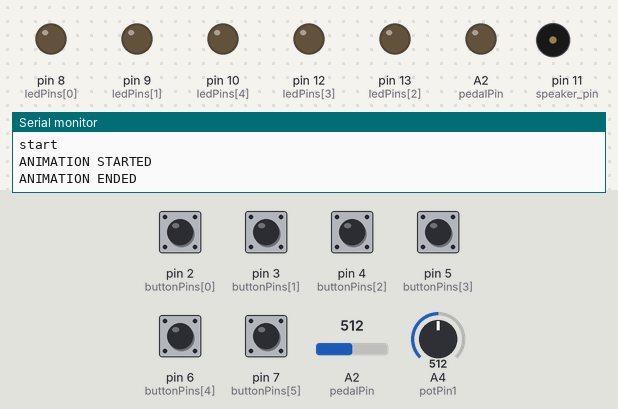
Simulated run of this sketch. Board: Arduino Uno, built with avr-gcc and run on an emulated ATmega328P. Shown: output pins drawn as LEDs (lit = HIGH), buzzer (waves = sounding, pin HIGH), the last lines printed to the serial monitor. Dashed ring = blinking. The inputs (shaded band) are chosen by the test bench; at power-on: pin 2 (buttonPins[0]), pin 3 (buttonPins[1]), pin 4 (buttonPins[2]), pin 5 (buttonPins[3]), pin 6 (buttonPins[4]), pin 7 (buttonPins[5]) LOW, A2 (pedalPin) = 512, A4 (potPin1) = 512.

Above: at 3.6 s.
3.7 s: pin 6 (buttonPins[4]) pulled HIGH for 0.15 s
At 4.8 s:
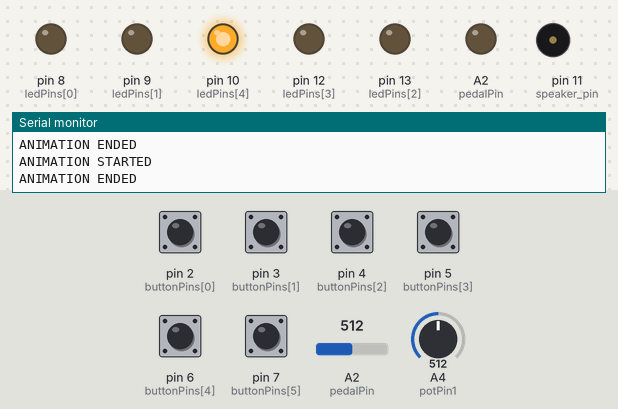
6.7 s: pin 3 (buttonPins[1]) pulled HIGH for 0.15 s
At 6.95 s:
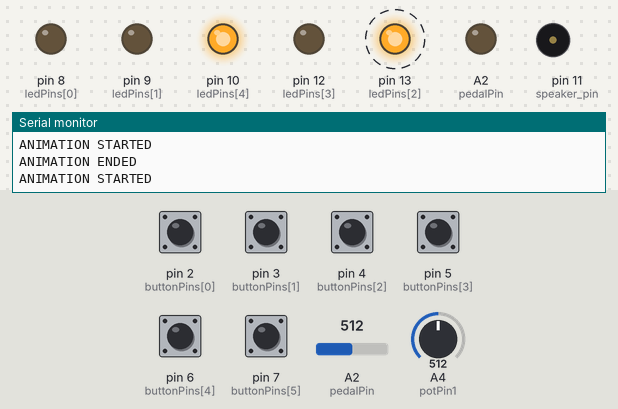
8.9 s: pin 7 (buttonPins[5]) pulled HIGH for 0.15 s
At 10.6 s:
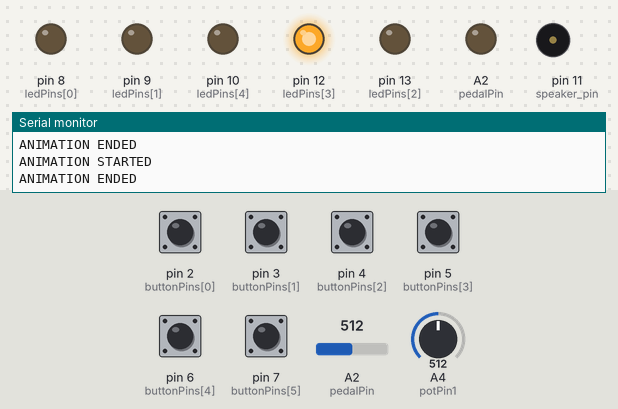
12.0 s: A2 (pedalPin) set to 155
15.0 s: pin 2 (buttonPins[0]) pulled HIGH for 0.15 s
At 17.9 s:
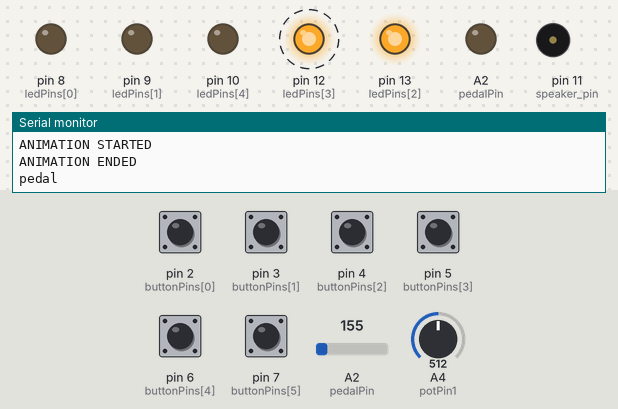
18.0 s: pin 4 (buttonPins[2]) pulled HIGH for 0.15 s
At 19.7 s:
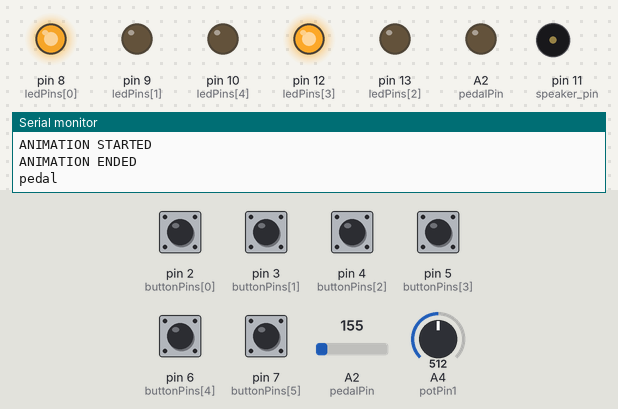
Timing chart, 0 to 27.4 s (numbered marks = the images above; inputs shaded):
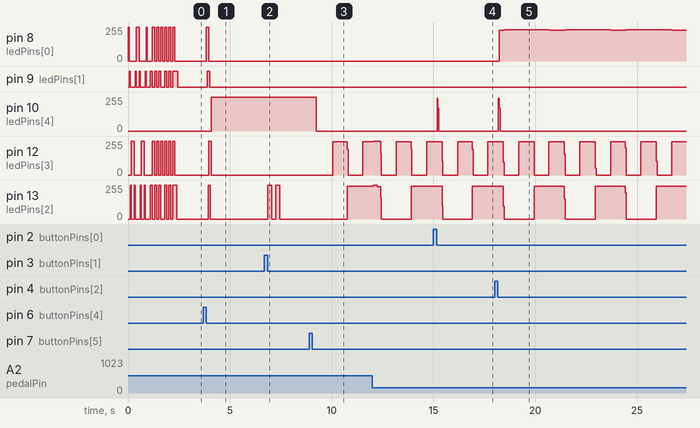

Measured:
- after the input at 3.7 s, pin 8 (ledPins[0]): 0/255 → 255/255 after 0.15 s, → 0/255 0.12 s later; pin 9 (ledPins[1]): LOW → HIGH after 0.19 s, → LOW 0.12 s later
- after the input at 6.7 s, pin 13 (ledPins[2]): alternates 255/255 for 0.20 s and 0/255 for 0.20 s, 4 changes in all, then stays 0/255, starting after 0.15 s
- after the input at 8.9 s, pin 10 (ledPins[4]): 255/255 → 0/255 after 0.35 s; pin 12 (ledPins[3]): 0/255 → 250/255 after 1.1 s, → 0/255 0.72 s later, → 250/255 0.76 s later; pin 13 (ledPins[2]): 0/255 → 246/255 after 1.9 s
- after the input at 15.0 s, pin 10 (ledPins[4]): 0/255 → 244/255 after 0.18 s, → 170/255 0.04 s later, → 0/255 0.04 s later
- after the input at 18.0 s, pin 8 (ledPins[0]): 0/255 → 230/255 after 0.23 s, then repeats every 3.0 s: 236/255 2.2 s, 230/255 0.76 s; pin 10 (ledPins[4]): 0/255 → 244/255 after 0.19 s, → 170/255 0.04 s later, → 0/255 0.04 s later

The sketch:

drum_sequencer.ino
```cpp
#define DEBUG false

short potPin0 = A0; // Potentiometer output connected to analog pin 0 (A0)
short potPin1 = A4; // Potentiometer output connected to analog pin 4 (A4)

short pedalPin = A2; // Foot pedal connected to analog pin 2 (A2)
boolean pedalState = LOW; // whether the pedal is pressed or not
const short analogButtonThreshold = 165;

short ledPins[] = {8, 9, 13, 12, 10}; // led 0, led 1, led 2, led 3, mode led
short buttonPins[] = {2, 3, 4, 5, 6, 7}; // BTN 0, BTN 1, BTN 2, BTN 3, FN BTN 0, FN BTN 1
boolean buttonStates[] = {LOW, LOW, LOW, LOW, LOW, LOW}; // whether a button is pressed or not

boolean sequence[4][8][16] = {};

// For editing mode (select the bar which is to be edited)
short barIndex = 0; // -1 < barIndex < 4
short instrumentIndex = 0; // -1 < instrumentIndex < 8
short patternIndex = 0; // -1 < patternIndex < 4

// For function mode LED blinking
boolean functionModeLedBlinkCurrentState = LOW;  // initial LED state is low
unsigned long functionModeLedBlinkPreviousState = 0;
const long functionModeLedBlinkInterval = 500;

// For playing
unsigned short bpm = 80; // 50 < bpm < 254
short currentBeatIndex = -1; // index of a beat in a measure (-1 < currentBeatIndex < 16)
unsigned short delayBetweenBeats = (60000 / bpm) / 4; // time in-between every 1/4th beat
long lastMillis = 0;
short queuedPatternIndex = -1; // index of the pattern that is queued to play after the current measure (-1 means no pattern queued)
short currentPatternIndex = 0; // the current pattern that is being played

// Modes
const char EDIT_MODE = 0; // editing a selected bar [DEFAULT]
const char SELECTION_MODE = 1; // selecting a bar
const char FUNCTION_MODE = 2; // other actions
const char PLAY_MODE = 3; // for playing
char currentMode = EDIT_MODE; // setting default mode

// Sub-Modes of Function Mode
const char DEFAULT_FUNCTION_MODE = 0; // blank display
const char METRONOME_FUNCTION_MODE = 1; // for metronome display and adjustment [a FUNCTION_MODE sub-mode]
char currentFunctionMode = DEFAULT_FUNCTION_MODE; // setting default mode

// Animations
const boolean EDIT_MODE_ANIMATION[6][4] = {
  {0, 0, 0, 1}, {0, 0, 1, 1}, {0, 1, 1, 1}, {1, 1, 1, 0},
  {1, 1, 0, 0}, {1, 0, 0, 0},
};
const boolean SELECTION_MODE_ANIMATION[6][4] = {
  {1, 0, 0, 0}, {1, 1, 0, 0}, {1, 1, 1, 0}, {0, 1, 1, 1},
  {0, 0, 1, 1}, {0, 0, 0, 1},
};
const boolean BAR_ACTION_MODE_ANIMATION[6][4] = {
  {0, 1, 0, 0}, {0, 1, 1, 0}, {1, 1, 1, 1}, {1, 1, 1, 1},
  {0, 1, 1, 0}, {0, 1, 0, 0},
};
const boolean WELCOME_ANIMATION[49][4] = {
  // first stage
  {1, 0, 0, 0}, {0, 1, 0, 0}, {0, 0, 1, 0}, {0, 0, 0, 1}, // move
  {0, 0, 0, 1}, {0, 0, 0, 1}, // wait
  {0, 0, 1, 0}, {0, 1, 0, 0}, {1, 0, 0, 0}, // move
  {1, 0, 0, 0}, {1, 0, 0, 0}, // wait
  {0, 1, 0, 0}, {0, 0, 1, 0}, {0, 0, 0, 1}, // move
  {0, 0, 0, 1}, {0, 0, 0, 1}, // wait
  {0, 0, 1, 0}, {0, 1, 0, 0}, {1, 0, 0, 0}, {0, 0, 0, 0}, // move
  {0, 0, 0, 0}, {0, 0, 0, 0}, // wait

  // second stage
  {0, 1, 1, 0}, {0, 1, 1, 0},
  {1, 0, 0, 1}, {1, 0, 0, 1},
  {0, 1, 1, 0}, {0, 1, 1, 0},
  {1, 0, 0, 1}, {1, 0, 0, 1},
  {0, 1, 1, 0}, {0, 1, 1, 0},
  {1, 0, 0, 1}, {1, 0, 0, 1},
  {0, 0, 0, 0}, {0, 0, 0, 0},

  // third stage
  {1, 1, 1, 1}, {1, 1, 1, 1},
  {0, 0, 0, 0}, {0, 0, 0, 0},
  {1, 1, 1, 1}, {1, 1, 1, 1},
  {0, 0, 0, 0}, {0, 0, 0, 0},
  {1, 1, 1, 1}, {1, 1, 1, 1},

  // forth stage
  {0, 1, 1, 0}, {0, 1, 1, 0},
  {0, 1, 0, 0},
};

const unsigned short MODE_TRANSITION_ANIMATION_FRAME_DELAY = 40;

/**
 * This array holds value of 1 to 8
 * Use this to show indexes on the LED display
 */
const boolean INDEX_INDICATOR_ANIMATIONS[8][3][4] = {
  {{0, 0, 0, 1}, {0, 0, 0, 0}, {0, 0, 0, 1}},
  {{0, 0, 1, 0}, {0, 0, 0, 0}, {0, 0, 1, 0}},

  {{0, 0, 1, 1}, {0, 0, 0, 0}, {0, 0, 1, 1}},
  {{0, 1, 0, 0}, {0, 0, 0, 0}, {0, 1, 0, 0}},

  {{0, 1, 0, 1}, {0, 0, 0, 0}, {0, 1, 0, 1}},
  {{0, 1, 1, 0}, {0, 0, 0, 0}, {0, 1, 1, 0}},

  {{0, 1, 1, 1}, {0, 0, 0, 0}, {0, 1, 1, 1}},
  {{1, 0, 0, 0}, {0, 0, 0, 0}, {1, 0, 0, 0}},
};

void setup() {
  Serial.begin(9600);
  while (!Serial) ; // wait for serial port to connect. Needed for native USB
  Serial.println("start");

  for(size_t i = 0; i < sizeof(buttonPins) / sizeof(ledPins[0]); i++) {
    pinMode(ledPins[i], OUTPUT);
  }

  for(size_t i = 0; i < sizeof(buttonPins) / sizeof(buttonPins[0]); i++) {
    pinMode(buttonPins[i], INPUT);
  }

  for(size_t i = 0; i < 4; i++) { // 4 patterns
    for(size_t j = 0; j < 8; j++) { // 8 instruments (kick, snare etc.)
      for(size_t k = 0; k < 16; k++) { // 16 beats
        sequence[i][j][k] = LOW;
      }
    }
  }

  pinMode(11, OUTPUT); // speaker pin

  animate(WELCOME_ANIMATION, 49, 50); // welcome animation
}

void loop() {
  buttonHandler();
  analogInputHandler();

  logicHandler();
  displayHandler();
}

/**
 * This function will run on every frame. It will call onButtonClickEnter and onButtonClickExit with
 * the corresponding button index.
 */
void buttonHandler() {
  for(size_t i = 0; i < sizeof(buttonPins) / sizeof(buttonPins[0]); i++) {
    boolean currentButtonState = digitalRead(buttonPins[i]);

    if (util_debounceButton(currentButtonState, buttonPins[i]) == HIGH && buttonStates[i] == LOW) {
      buttonStates[i] = HIGH;
      onButtonClickEnter(i);
    }
    else if (util_debounceButton(currentButtonState, buttonPins[i]) == LOW && buttonStates[i] == HIGH) {
      buttonStates[i] = LOW;
      onButtonClickExit(i);
    }
  }
}

void onButtonClickEnter(int buttonIndex) {}

void onButtonClickExit(int buttonIndex) {
  if(buttonIndex == 4) { // FN BTN 0
    // Switch between modes. EDIT_MODE -> SELECTION_MODE -> FUNCTION_MODE -> 🔁

    if (currentMode == EDIT_MODE) {
      animate(SELECTION_MODE_ANIMATION, 6, MODE_TRANSITION_ANIMATION_FRAME_DELAY);
      currentMode = SELECTION_MODE;
    }
    else if (currentMode == SELECTION_MODE) {
      animate(BAR_ACTION_MODE_ANIMATION, 6, MODE_TRANSITION_ANIMATION_FRAME_DELAY);
      currentMode = FUNCTION_MODE;

      // setting default sub-mode for FUNCTION_MODE
      currentFunctionMode = DEFAULT_FUNCTION_MODE;
    }
    else if (currentMode == FUNCTION_MODE) {
      // animate(EDIT_MODE_ANIMATION, 6, MODE_TRANSITION_ANIMATION_FRAME_DELAY);
      currentMode = EDIT_MODE;
    }
  }
  else if(buttonIndex == 5) { // FN BTN 1 (Play Button)
    if (currentMode == PLAY_MODE) currentMode = EDIT_MODE;
    else currentMode = PLAY_MODE;

    resetCurrentBeatIndex(); // reset beat index
    queuedPatternIndex = -1; // reset queued pattern
    currentPatternIndex = 0; // current pattern index set to the 0 (first pattern)
  }
  else { // BTN 0, BTN 1, BTN 2, BTN 3
    if (currentMode == EDIT_MODE) {
      short i = barIndex * 4 + buttonIndex;
      sequence[patternIndex][instrumentIndex][i] = sequence[patternIndex][instrumentIndex][i] == LOW ? HIGH : LOW;

      Serial.print("e ");
      Serial.print(patternIndex);
      Serial.print(" ");
      Serial.print(instrumentIndex);
      Serial.print(" ");
      Serial.print(i);
      Serial.print(" ");
      Serial.println(sequence[patternIndex][instrumentIndex][i] ? "ON" : "OFF");

      #if DEBUG
      util_sequenceLog();
      #endif
    }
    else if (currentMode == SELECTION_MODE) {
      // if (buttonIndex == 0) changeBarIndex();
      // else if (buttonIndex == 1) changeInstrumentIndex();
      if (buttonIndex == 1) changeInstrumentIndex();
      else if (buttonIndex == 2) changePatternIndex();
      else if (buttonIndex == 3) displayIndices();
    }
    else if (currentMode == FUNCTION_MODE) {
      if (buttonIndex == 0) { // Toggle METRONOME_FUNCTION_MODE
        if (currentFunctionMode == METRONOME_FUNCTION_MODE) currentFunctionMode = DEFAULT_FUNCTION_MODE;
        else currentFunctionMode = METRONOME_FUNCTION_MODE;

        resetCurrentBeatIndex(); // reset beat index
      }
      else if (buttonIndex == 1) ;
      else if (buttonIndex == 2) ;
      else if (buttonIndex == 3) ;
    }
    else if (currentMode == PLAY_MODE) {
      if (buttonIndex == 0) queuedPatternIndex = queuedPatternIndex == 0 ? -1 : 0;
      // else if (buttonIndex == 1) queuedPatternIndex = queuedPatternIndex == 1 ? -1 : 1;
      else if (buttonIndex == 2) queuedPatternIndex = queuedPatternIndex == 2 ? -1 : 2;
      // else if (buttonIndex == 3) queuedPatternIndex = queuedPatternIndex == 3 ? -1 : 3;

      // Fill-in button
      if (buttonIndex == 1) currentPatternIndex = 1;
      else if (buttonIndex == 3) currentPatternIndex = 3;
    }
  }
}

void analogInputHandler() {
  if (currentMode == FUNCTION_MODE) {
    if (currentFunctionMode == METRONOME_FUNCTION_MODE) {
      int potVal0 = analogRead(potPin0);
      bpm = (potVal0 / 5) + 50;
      delayBetweenBeats = (60000 / bpm) / 4;
    }
  }
  else if (currentMode == EDIT_MODE) {
    int potVal1 = analogRead(potPin1);
    barIndex = potVal1 / 256;
  }
  else if (currentMode == PLAY_MODE) {
    /// new implementation
    int currentVal = analogRead(pedalPin);
    // Serial.println(currentVal);
    if (currentVal > analogButtonThreshold && pedalState == LOW) { // button click entered
      delay(50);
      int newCurrentVal = analogRead(pedalPin);
      if (currentVal > analogButtonThreshold) {
        pedalState = HIGH;
      }
      delay(150);
    }
    else if (currentVal < analogButtonThreshold && pedalState == HIGH) {
      delay(50);
      int newCurrentVal = analogRead(pedalPin);
      if (currentVal < analogButtonThreshold) {
        pedalState = LOW;
      }
      Serial.println("pedal");
      delay(150);
    }
  }
}

/**
 * This function will run on every frame. It will take care of the "business logic" that is required (scheduled)
 * to be executed after a delay, or without any user action (i.e. button press etc.).
 */
void logicHandler() {
  if (currentMode == FUNCTION_MODE) {
    if (currentFunctionMode == METRONOME_FUNCTION_MODE) { // Metronome display feature of FUNCTION_MODE
      long currentMillis = millis();
      if (currentMillis - lastMillis > delayBetweenBeats) {
        lastMillis = currentMillis;
        currentBeatIndex = currentBeatIndex == 15 ? 0 : currentBeatIndex + 1;

        if (currentBeatIndex % 4 == 0) tone(11, 80, 20);

        Serial.print("m");
      }
    }
  }
  else if (currentMode == PLAY_MODE) {
    long currentMillis = millis();
    if (currentMillis - lastMillis > delayBetweenBeats) {
      lastMillis = currentMillis;
      currentBeatIndex = currentBeatIndex == 15 ? 0 : currentBeatIndex + 1;

      for (int commInstrumentIndex = 0; commInstrumentIndex < 8; commInstrumentIndex++) {
        if (sequence[currentPatternIndex][commInstrumentIndex][currentBeatIndex]) {
          Serial.print("p ");
          Serial.println(commInstrumentIndex);
        }
      }

      /*
      if (sequence[currentPatternIndex][0][currentBeatIndex]) {
        // tone(11, 70, 20);
        Serial.println("drum kick");
      }
      if (sequence[currentPatternIndex][1][currentBeatIndex]) {
        // tone(11, 185, 20);
        Serial.println("drum snare");
      }
      if (sequence[currentPatternIndex][2][currentBeatIndex]) {
        // tone(11, 1800, 20);
        Serial.println("drum hi_hat");
      }
      if (sequence[currentPatternIndex][3][currentBeatIndex]) {
        Serial.println("drum clap");
      }
      */

      // switch to queued pattern on last beat (reset queued pattern)
      if (currentBeatIndex == 15 && queuedPatternIndex != -1) {
        currentPatternIndex = queuedPatternIndex;
        queuedPatternIndex = -1;
      }
    }
  }
}

/**
 * This function will run on every frame. It will update the LED display to show the current Bar (musical)
 * and other information.
 */
void displayHandler() {
  // LED 0, LED 1, LED 2, LED 3
  if (currentMode == EDIT_MODE) {
    for(size_t i = 0; i < 4; i++) {
      digitalWrite(ledPins[i], sequence[patternIndex][instrumentIndex][barIndex * 4 + i]);
    }
  }
  else if (currentMode == SELECTION_MODE) {
    for(size_t i = 0; i < 4; i++) digitalWrite(ledPins[i], LOW);
  }
  else if (currentMode == FUNCTION_MODE) {
    if (currentFunctionMode == METRONOME_FUNCTION_MODE) { // METRONOME_FUNCTION_MODE of FUNCTION_MODE
      for(size_t i = 0; i < 4; i++) digitalWrite(ledPins[i], LOW);
      digitalWrite(ledPins[((currentBeatIndex%4))], HIGH);
    }
    else {
      for(size_t i = 0; i < 4; i++) digitalWrite(ledPins[i], LOW);
    }
  }
  else if (currentMode == PLAY_MODE) {
    for(size_t i = 0; i < 4; i++) digitalWrite(ledPins[i], LOW);
    // digitalWrite(ledPins[((currentBeatIndex / 4))], HIGH); // the old way

    // binary beat display with big brain logic
    short displayBeat = currentBeatIndex/4;
    if (displayBeat == 1 || displayBeat == 3) digitalWrite(ledPins[3], HIGH);
    if (displayBeat == 2 || displayBeat == 3) digitalWrite(ledPins[2], HIGH);

    // binary pattern display with the same bigger brain logic
    if (currentPatternIndex == 1 || currentPatternIndex == 3) digitalWrite(ledPins[1], HIGH);
    if (currentPatternIndex == 2 || currentPatternIndex == 3) digitalWrite(ledPins[0], HIGH);
  }

  // LED 4 (mode led)
  if (currentMode == EDIT_MODE) digitalWrite(ledPins[4], LOW);
  else if (currentMode == SELECTION_MODE) digitalWrite(ledPins[4], HIGH);
  else if (currentMode == FUNCTION_MODE) {
    unsigned long currentMillis = millis();

    if (currentMillis - functionModeLedBlinkPreviousState >= functionModeLedBlinkInterval) {
      functionModeLedBlinkPreviousState = currentMillis;

      if (functionModeLedBlinkCurrentState == LOW) functionModeLedBlinkCurrentState = HIGH;
      else functionModeLedBlinkCurrentState = LOW;

      digitalWrite(ledPins[4], functionModeLedBlinkCurrentState);
    }
  }
  else digitalWrite(ledPins[4], LOW);

  if (currentMode == PLAY_MODE && queuedPatternIndex != -1) analogWrite(ledPins[4], 255);
}

/**
 * Change the current instrument that your editing
 */
void changeInstrumentIndex() {
  instrumentIndex = instrumentIndex == 7 ? 0 : instrumentIndex + 1;

  animate(INDEX_INDICATOR_ANIMATIONS[instrumentIndex], 3, 200);
}

/**
 * Change the current pattern that your editing
 *
 * Side Effect: Selects the first instrument when called
 */
void changePatternIndex() {
  patternIndex = patternIndex == 3 ? 0 : patternIndex + 1;
  instrumentIndex = 0;

  animate(INDEX_INDICATOR_ANIMATIONS[patternIndex], 3, 200);
}

/**
 * Show the currentPattern, and currentInstrument (in the same order) using the LED display
 * inside SELECTION_MODE
 */
void displayIndices() {
  // Pattern
  animate(INDEX_INDICATOR_ANIMATIONS[patternIndex], 3, 200);
  delay(500);

  // Instrument
  animate(INDEX_INDICATOR_ANIMATIONS[instrumentIndex], 3, 200);
  delay(500);
}

/**
 * Resets currentBeatIndex to -1
 */
void resetCurrentBeatIndex() {
  currentBeatIndex = -1;
}

/**
 * Animates using 0th -> 3rd LED
 */
void animate(boolean animationFrames[][4], int frameCount, int delayAmount) {
  Serial.println("ANIMATION STARTED");

  for(size_t i = 0; i < frameCount; i++) { // Frame by frame
    for(size_t j = 0; j < 4; j++) {
      digitalWrite(ledPins[j], animationFrames[i][j]);
    }
    delay(delayAmount);
  }

  Serial.println("ANIMATION ENDED");
}

/**
 * Debouces button
 * https://docs.arduino.cc/built-in-examples/digital/Debounce
 */
boolean util_debounceButton(boolean state, int buttonPin) {
  boolean stateNow = digitalRead(buttonPin);
  if (state != stateNow) {
    delay(10);
    stateNow = digitalRead(buttonPin);
  }
  return stateNow;
}


void util_sequenceLog() {
  Serial.println("=====================\n");
  for(size_t i = 0; i < 4; i++) {
    for(size_t j = 0; j < 8; j++) {
      Serial.print("|");
      for(size_t k = 0; k < 16; k++) {
        Serial.print(sequence[i][j][k]);
        if((k+1)%4 == 0) Serial.print("|");
      }
      Serial.println();
    }
    Serial.println("---------------------");
  }
}
```
